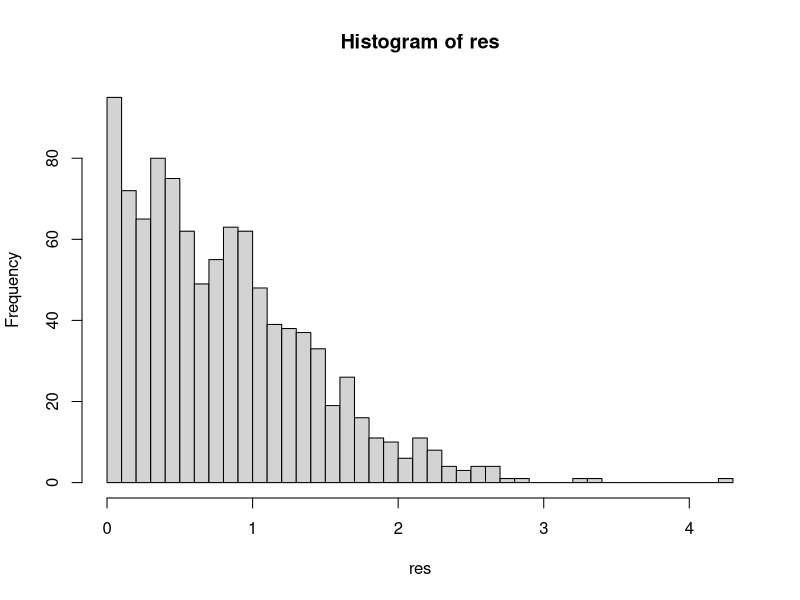

R code for this plot: (Note: this script raises an error after producing the figure.)
## ---- chunk 1
rmytnorm <- function(x) { 
  
  i<-1
  returndata<-c()
  while (i<=x){
    rnormdata<-rnorm(x*2)
    
    if (rnormdata[i]>0){
      returndata<-append(returndata,rnormdata[i])
      i<-i+1
    }
    
    else if (rnormdata[i]<0) {
      next
    }
    
  }
  return(returndata)
}


dmytnorm<-function(x){
  i<-1
  returndata<-c()
  while (i<=x){
    rnormdata<-rnorm(x*2)
    
    if (rnormdata[i]>0){
      returndata<-append(returndata,rnormdata[i])
      i<-i+1
    }
    
    else if (rnormdata[i]<0) {
      returndata<-append(returndata,0)
    }
    
  }
  return(returndata)
}

## ---- chunk 2
res = rmytnorm(1000)
head(res)

hist(res, breaks = 50)
## ---- chunk 3
res1 = dmytnorm(-10:10)
res1

plot(-10:10,res1)
